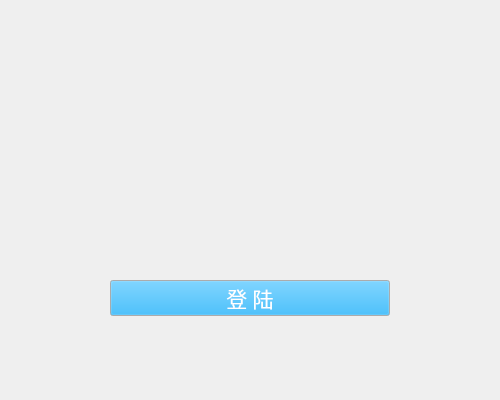
<?xml version="1.0" encoding="UTF-8"?>
<ui version="4.0">
 <class>MainWindow</class>
 <widget class="QMainWindow" name="MainWindow">
  <property name="geometry">
   <rect>
    <x>0</x>
    <y>0</y>
    <width>500</width>
    <height>400</height>
   </rect>
  </property>
  <property name="windowTitle">
   <string>聊聊--登陆界面</string>
  </property>
  <property name="windowIcon">
   <iconset>
    <normaloff>:/png/window resources/present10.png</normaloff>:/png/window resources/present10.png</iconset>
  </property>
  <property name="styleSheet">
   <string notr="true">border-image: url(:/png/window resources/background.png);</string>
  </property>
  <widget class="QWidget" name="centralwidget">
   <widget class="QPushButton" name="pushButton">
    <property name="geometry">
     <rect>
      <x>110</x>
      <y>280</y>
      <width>280</width>
      <height>36</height>
     </rect>
    </property>
    <property name="palette">
     <palette>
      <active>
       <colorrole role="Button">
        <brush brushstyle="SolidPattern">
         <color alpha="255">
          <red>0</red>
          <green>170</green>
          <blue>255</blue>
         </color>
        </brush>
       </colorrole>
       <colorrole role="ButtonText">
        <brush brushstyle="SolidPattern">
         <color alpha="255">
          <red>255</red>
          <green>255</green>
          <blue>255</blue>
         </color>
        </brush>
       </colorrole>
      </active>
      <inactive>
       <colorrole role="Button">
        <brush brushstyle="SolidPattern">
         <color alpha="255">
          <red>0</red>
          <green>170</green>
          <blue>255</blue>
         </color>
        </brush>
       </colorrole>
       <colorrole role="ButtonText">
        <brush brushstyle="SolidPattern">
         <color alpha="255">
          <red>255</red>
          <green>255</green>
          <blue>255</blue>
         </color>
        </brush>
       </colorrole>
      </inactive>
      <disabled>
       <colorrole role="Button">
        <brush brushstyle="SolidPattern">
         <color alpha="255">
          <red>0</red>
          <green>170</green>
          <blue>255</blue>
         </color>
        </brush>
       </colorrole>
       <colorrole role="ButtonText">
        <brush brushstyle="SolidPattern">
         <color alpha="255">
          <red>120</red>
          <green>120</green>
          <blue>120</blue>
         </color>
        </brush>
       </colorrole>
      </disabled>
     </palette>
    </property>
    <property name="font">
     <font>
      <family>微软雅黑</family>
      <pointsize>16</pointsize>
     </font>
    </property>
    <property name="text">
     <string>登 陆</string>
    </property>
   </widget>
  </widget>
 </widget>
 <resources/>
 <connections/>
</ui>
